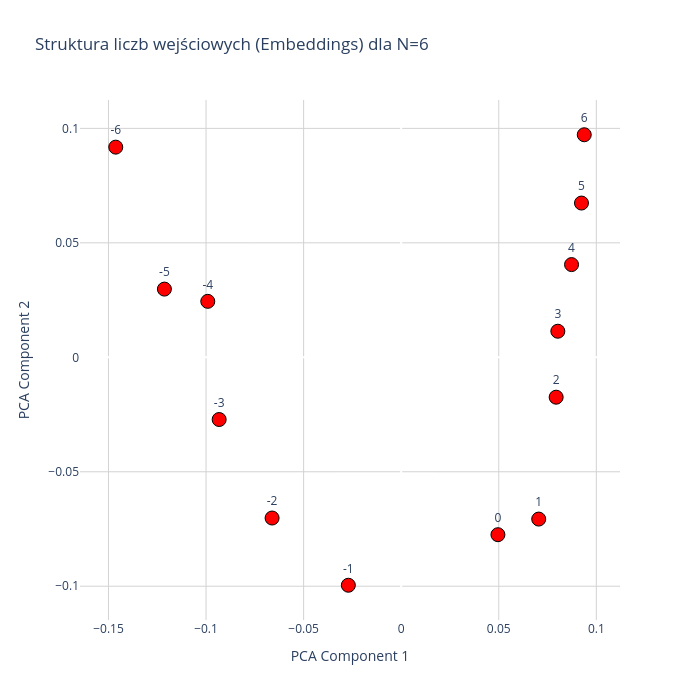

Notebook source saved alongside this figure:
### Code cell
model, N = GetModelFromConfig("")

model_path = r"/home/aleczo/Documents/Repositories/Research/grokking/framework/analysis/exp_008/checkpoint_epoch_4000.pt"

checkpoint = torch.load(model_path, map_location="cpu")

model_weights = checkpoint["model_state_dict"]
model.load_state_dict(model_weights)

plot_input_only_plotly(model, N=N)

### Figure 1 — Plotly figure (JSON) as saved in the notebook; plotly's stock layout.template omitted (floating-point values rounded to 4 significant figures)
{"data": [{"hoverinfo": "text", "hovertext": ["Wartość wejściowa: -6<br>Index w embed: 66", "Wartość wejściowa: -5<br>Index w embed: 67", "Wartość wejściowa: -4<br>Index w embed: 68", "Wartość wejściowa: -3<br>Index w embed: 69", "Wartość wejściowa: -2<br>Index w embed: 70", "Wartość wejściowa: -1<br>Index w embed: 71", "Wartość wejściowa: 0<br>Index w embed: 72", "Wartość wejściowa: 1<br>Index w embed: 73", "Wartość wejściowa: 2<br>Index w embed: 74", "Wartość wejściowa: 3<br>Index w embed: 75", "Wartość wejściowa: 4<br>Index w embed: 76", "Wartość wejściowa: 5<br>Index w embed: 77", "Wartość wejściowa: 6<br>Index w embed: 78"], "marker": {"color": "red", "line": {"color": "black", "width": 1}, "size": 14}, "mode": "markers+text", "text": ["-6", "-5", "-4", "-3", "-2", "-1", "0", "1", "2", "3", "4", "5", "6"], "textposition": "top center", "type": "scatter", "x": [-0.1463, -0.1213, -0.09911, -0.09328, -0.06616, -0.02708, 0.04957, 0.07048, 0.07941, 0.08027, 0.0873, 0.09239, 0.09381], "y": [0.0918, 0.0298, 0.02444, -0.02717, -0.07021, -0.09957, -0.07749, -0.07066, -0.01742, 0.01139, 0.0405, 0.06738, 0.09722]}], "layout": {"height": 700, "plot_bgcolor": "white", "title": {"text": "Struktura liczb wejściowych (Embeddings) dla N=6"}, "width": 700, "xaxis": {"gridcolor": "lightgray", "showgrid": true, "title": {"text": "PCA Component 1"}}, "yaxis": {"gridcolor": "lightgray", "showgrid": true, "title": {"text": "PCA Component 2"}}}}
